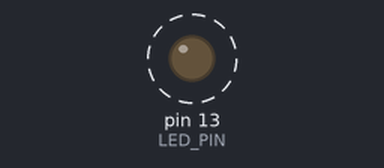
The sketch below on a simulated Arduino Uno, built with avr-gcc and run on an emulated ATmega328P. On the bench: output pins drawn as LEDs (lit = HIGH). Dashed ring = blinking.

Above: at 0.2 s.
Timing chart, 0 to 3.0 s (numbered marks = the images above):
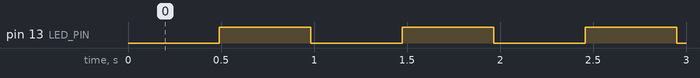

The sketch:

blinking_led_timer_interrupt.ino
```cpp
/*
 * File:     blinking_led_timer_interrupt.c
 * Created:  02.10.2017
 * Author:   Philipp Jahn
 *
 * Blinking LED with INTERRUPT of Timer Overflow, utilizing the processor
 * more properly
 */

#include <avr/io.h>
#include <avr/interrupt.h>  // includes the interrupt functions/macros
#include "bit_macros.h"

#define LED_DDR		DDRB	// define data direction register of LED
#define LED_PORT	PORTB	// define port register of LED
#define LED_PIN		PB5		// define pin of LED

// Interrupt Service Routine for Timer0 Overflow Interrupt
ISR(TIMER0_OVF_vect)
{
  static uint8_t counter;   // local static variable couting ISR calls

  counter++;

  if (counter >= 30)        // counter == 30 -> about 500ms
  {
    TOGGLE_BIT(LED_PORT,LED_PIN);  // LED on/off
    counter = 0;
  }

  return;
}

int main(void)
{
  SET_BIT(LED_DDR,LED_PIN); // set PB5 to output

  SET_BIT(TCCR0B,CS00);     // set prescaler to 1024
  SET_BIT(TCCR0B,CS02);

  SET_BIT(TIMSK0,TOIE0);    // activate Overflow Interrupt of Timer0

  sei();                    // activate global interrupts

  while (1)
  {
    // processor only toggles LED after interrupt occurence
    // in the ISR (interrupt service routine)
  }

  return 0;
}
```

bit_macros.h
```cpp
/* Macro definitions */
#ifndef SET_BIT					// #ifndef -> #endif avoids redefinition of macros defined earlier (e.g. in include file)
#define SET_BIT(PORT,BIT)		(PORT |= (1<<(BIT)))
#endif

#ifndef CLEAR_BIT
#define CLEAR_BIT(PORT,BIT)		(PORT &= ~(1<<(BIT)))
#endif

#ifndef TOGGLE_BIT
#define TOGGLE_BIT(PORT,BIT)	(PORT ^= (1<<(BIT)))
#endif

#ifndef GET_BIT
#define GET_BIT(PORT,BIT)		((PORT & (1<<(BIT)))>>BIT)
#endif
```

Measured:
- by itself, pin 13 (LED_PIN): alternates HIGH for 0.49 s and LOW for 0.49 s
